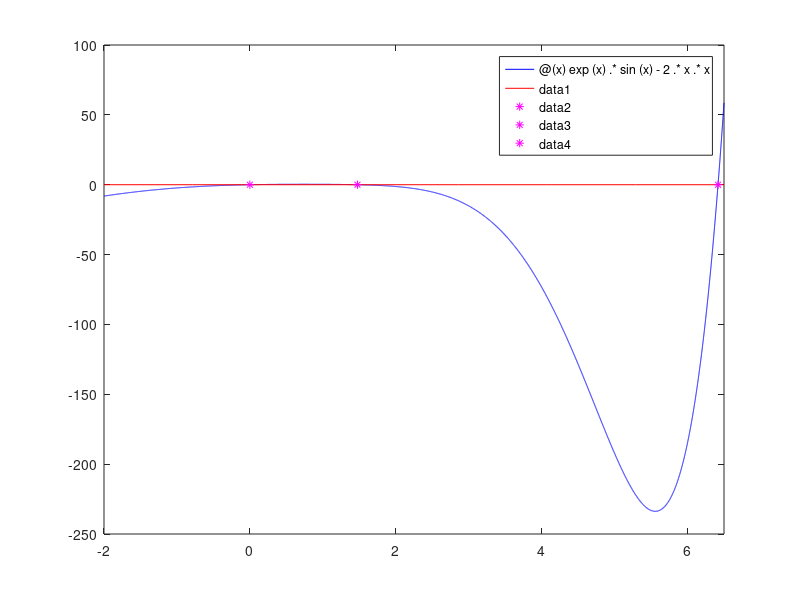

The MATLAB source for this figure:
%PierMinMax skrypt oblicza miejsca zerowe funkcji 
%   y=exp(x.*sin(x)-2.*x.*x
% oraz minimum i maksimum

%----------------miesca zerowe-------------------
y=@(x) exp(x).*sin(x)-2.*x.*x; 
x0_1=fzero(y,1); 
x0_2=fzero(y,6); 
x0_3=fzero(y,0); 
disp(strcat(['Pierwiastki funkcji to: ',num2str(x0_1), ' ,',num2str(x0_2), ' ,',num2str(x0_3), ' .']))
%--------------rysuje wykres---------------------
fplot(y, [-2,6.5], '-b')
hold on
y1=@(x) 0; 
fplot(y1, [-2,6.5], '-r')
plot(x0_1,0,'*m', x0_2,0,'*m',x0_3,0,'*m')
%-----------oblicza minimum i maksimum-----------
x_min=fminbnd(y,5,6); 
y_max=@(x) -exp(x).*sin(x)+2.*x.*x;
x_max=fminbnd(y_max,0,1.5); 
disp(strcat (['Dla x= ', num2str(x_min), ' funkcja osiąga minimum lokalne w przedziale <5;6> równe ' , num2str(y(x_min))]))
disp(strcat (['Dla x= ', num2str(x_max), ' funkcja osiąga maksimum lokalne w przedziale <0,1.5> równe ',num2str(y(x_max))]))
    